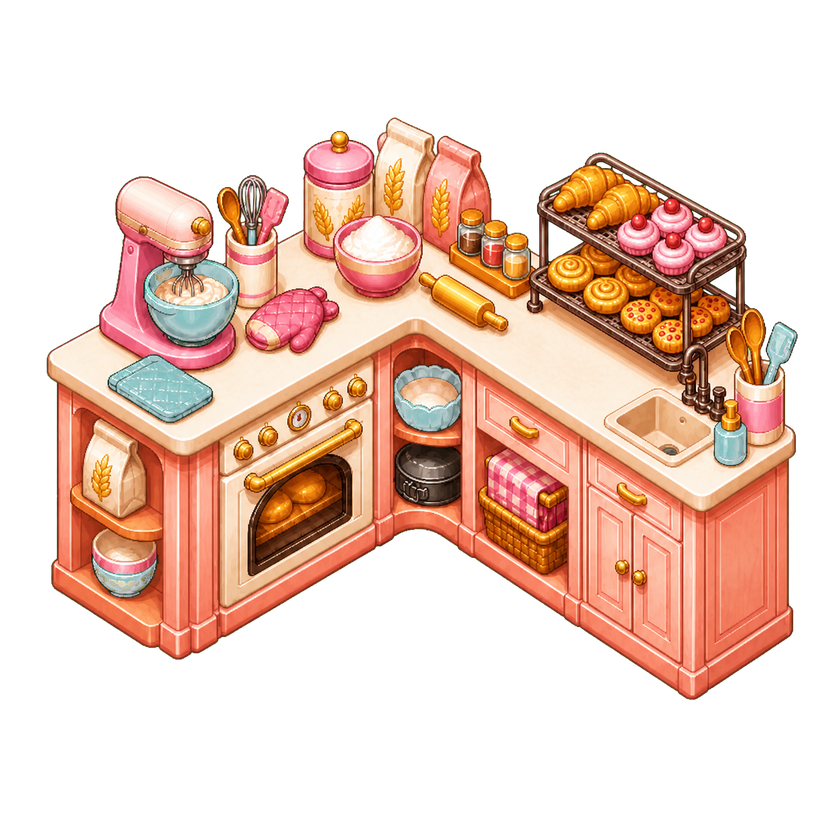
#> input picture ultimate-sugar-rush/assets/stations/bakery_station_grid_aligned.png, 840 x 840 px, shrunk from 1254 x 1254 before the run, found by its file name
$ python fit_bakery_to_grid.py
#> lines starting #> are read from the running program, lines starting #| are printed output that depends on the picture
from pathlib import Path

import numpy as np
from PIL import Image


SOURCE = Path(r"D:\UltimateSugarRush\ultimate-sugar-rush\assets\stations\bakery_station_grid_aligned.png")
OUTPUT = Path(r"D:\UltimateSugarRush\ultimate-sugar-rush\assets\stations\bakery_station_grid_fitted.png")
PIVOT_X = 627.0
PIVOT_Y = 789.0
LEFT_Y_FACTOR = 0.847
RIGHT_Y_FACTOR = 0.761
BLEND_START = 570.0
BLEND_END = 700.0


image = Image.open(SOURCE).convert("RGBA")
#> image is the input picture: PIL image 840x840 RGBA; mean R, G, B, A 91, 62.3, 48.9, 107.5
source = np.asarray(image, dtype=np.float32) / 255.0
height, width, _ = source.shape
#> height = 840; width = 840

# Interpolate between the independently measured arm corrections across the
# elbow so the remap remains continuous and does not create a visible seam.
x = np.arange(width, dtype=np.float32)
#> x = 840 values from 0 to 839
t = np.clip((x - BLEND_START) / (BLEND_END - BLEND_START), 0.0, 1.0)
#> t = 840 values from 0 to 1
t = t * t * (3.0 - 2.0 * t)
factors = LEFT_Y_FACTOR + (RIGHT_Y_FACTOR - LEFT_Y_FACTOR) * t

y_out = np.arange(height, dtype=np.float32)[:, None]
#> y_out = 840 values from 0 to 839
y_source = PIVOT_Y + (y_out - PIVOT_Y) / factors[None, :]
y_source = np.clip(y_source, 0.0, height - 1.001)
y0 = np.floor(y_source).astype(np.int32)
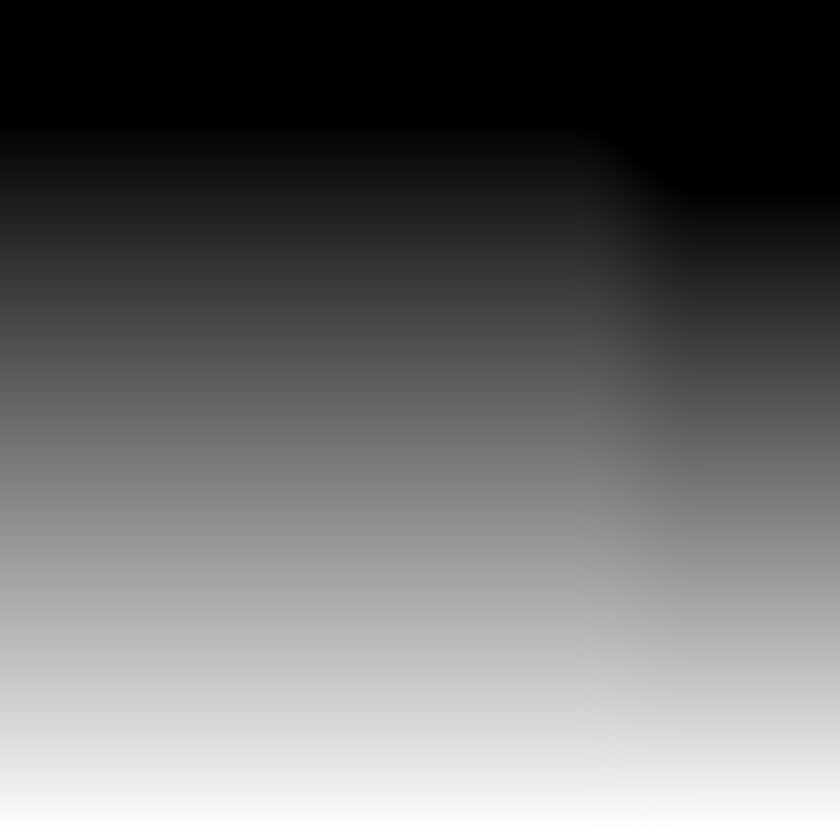
#> y_source: shape (840, 840) float32; min 0, max 839, mean 355.3; drawn with min black and max white
y1 = np.minimum(y0 + 1, height - 1)
weight = (y_source - y0)[..., None]
x_index = np.broadcast_to(np.arange(width, dtype=np.int32), y0.shape)

# Sample premultiplied color to keep transparent antialiased edges clean.
premultiplied = source.copy()
premultiplied[..., :3] *= premultiplied[..., 3:4]
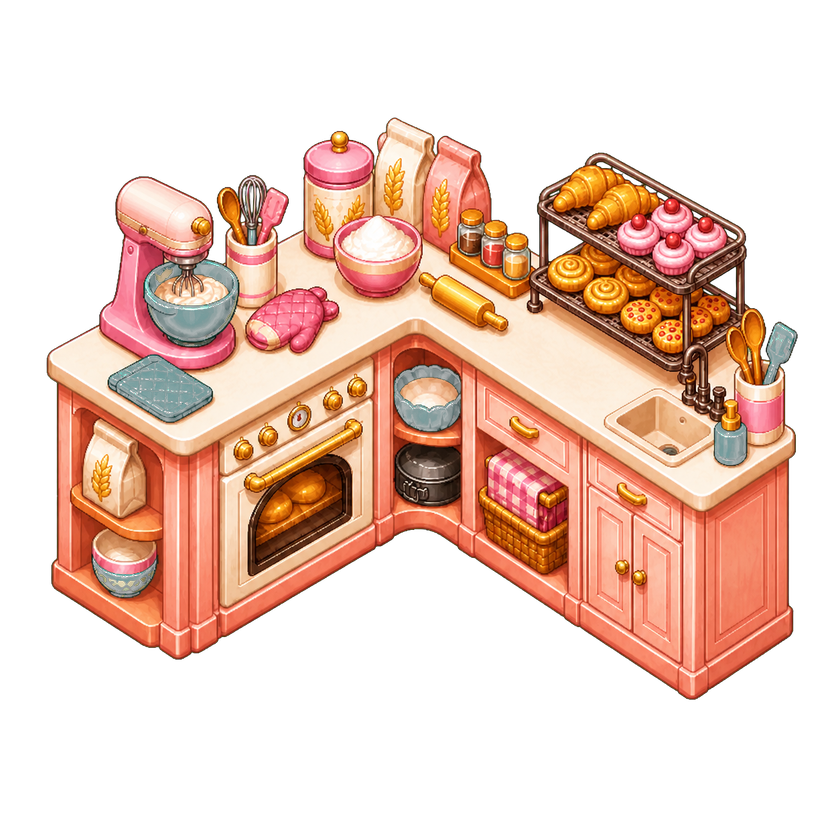
#> premultiplied: shape (840, 840, 4) float32; mean R, G, B, A 0.352, 0.238, 0.187, 0.422; transparent parts drawn white
sample0 = premultiplied[y0, x_index]
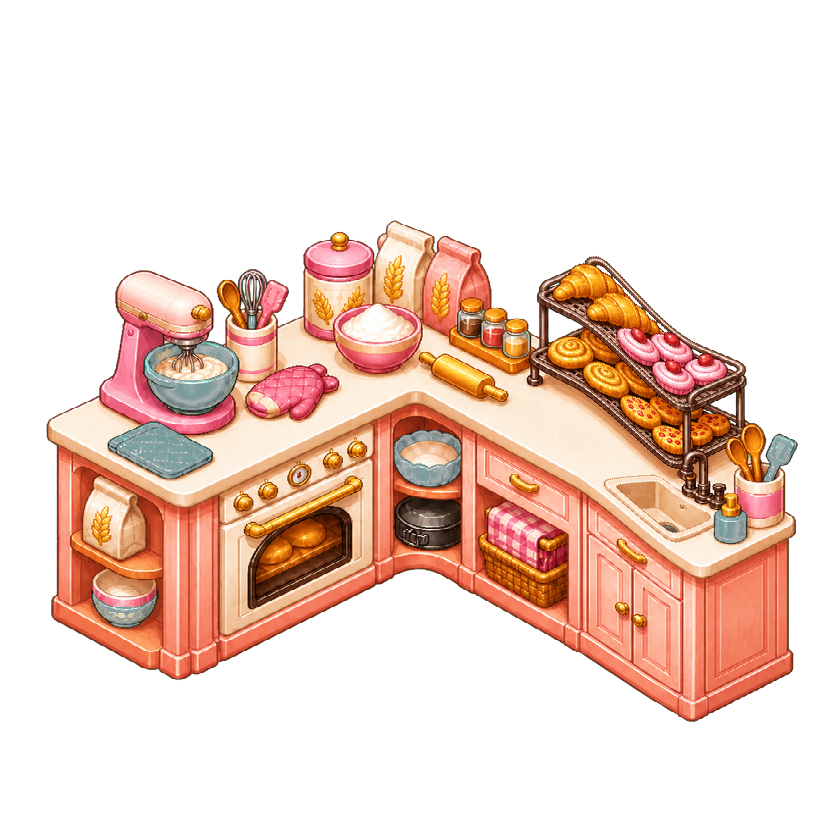
#> sample0: shape (840, 840, 4) float32; mean R, G, B, A 0.292, 0.197, 0.155, 0.349; transparent parts drawn white
sample1 = premultiplied[y1, x_index]
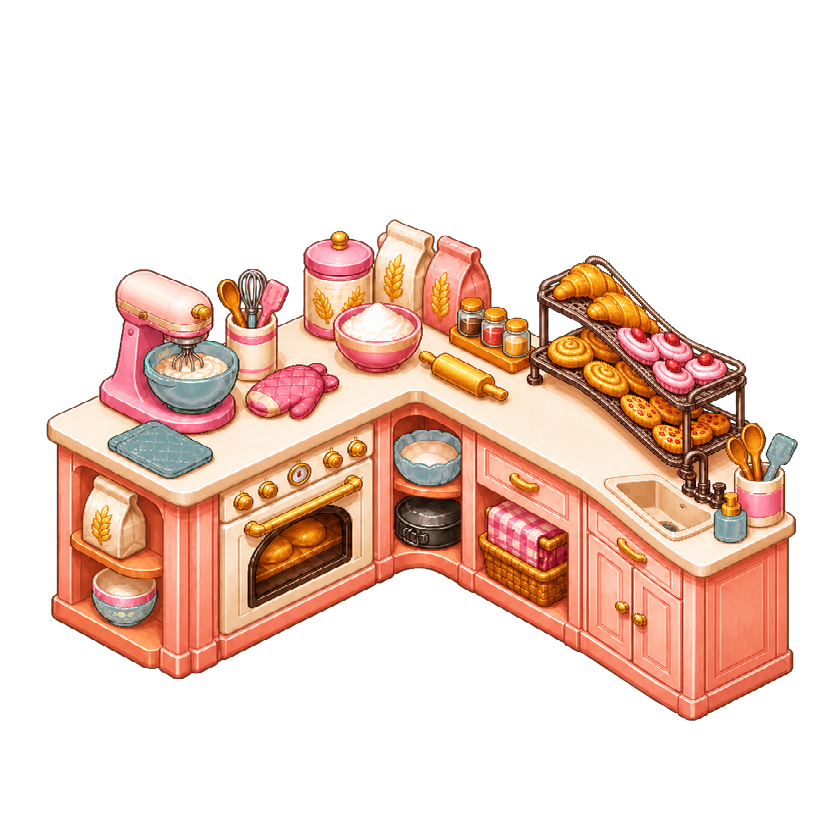
#> sample1: shape (840, 840, 4) float32; mean R, G, B, A 0.292, 0.197, 0.155, 0.349; transparent parts drawn white
result = sample0 * (1.0 - weight) + sample1 * weight
alpha = result[..., 3:4]
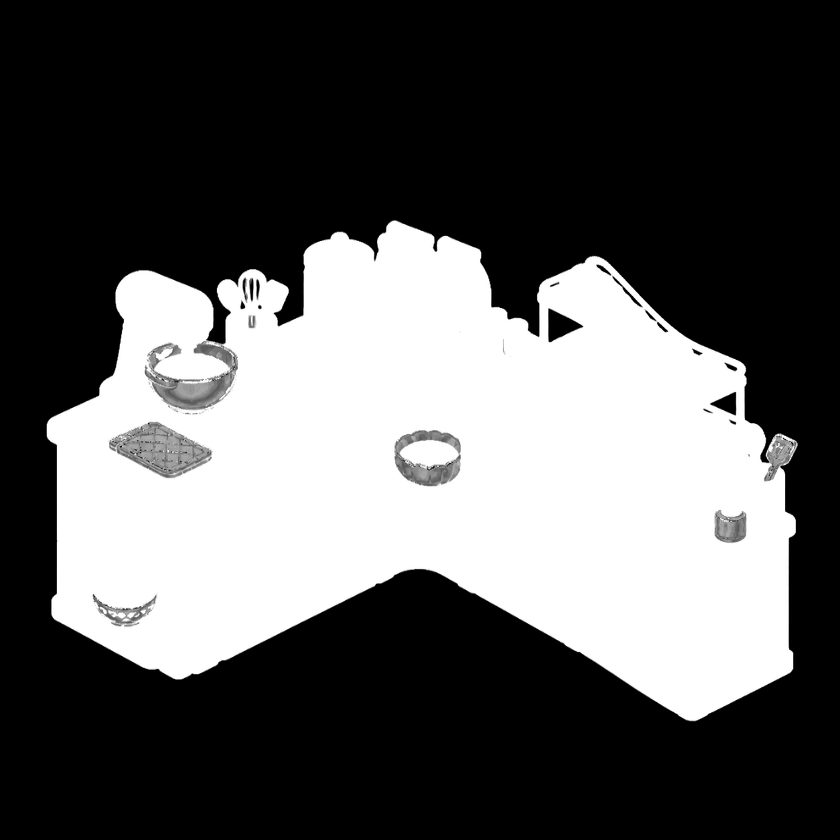
#> alpha: shape (840, 840, 1) float64; min 0, max 1, mean 0.349
result[..., :3] = np.where(alpha > 1e-5, result[..., :3] / np.maximum(alpha, 1e-5), 0.0)
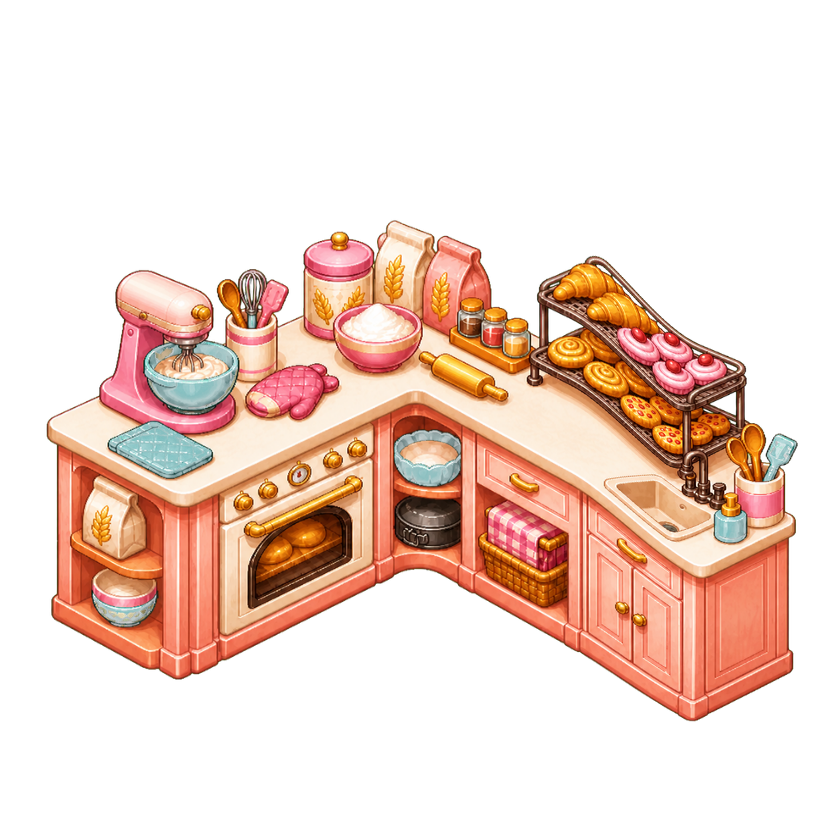
#> result: shape (840, 840, 4) float64; mean R, G, B, A 0.297, 0.203, 0.159, 0.349; transparent parts drawn white

Image.fromarray(np.clip(result * 255.0 + 0.5, 0, 255).astype(np.uint8), "RGBA").save(OUTPUT)
print(f"Wrote {OUTPUT}")
